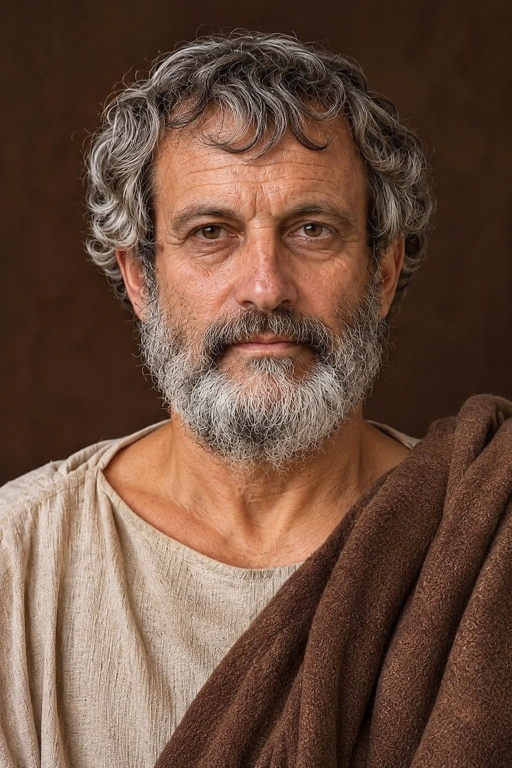
#> input picture assets/philosophers/aristotle.jpg, 1024 x 1536 px (shown at 1/2 size)
$ python -i generate_landmarks.py   (imports and definitions only)
#> lines starting #> are read from the running program, lines starting #| are printed output that depends on the picture
"""Genera los puntos faciales y la silueta que usa el avatar parlante del chat.

Uso:
    pip install mediapipe==0.10.14 pillow numpy
    python tools/generate_landmarks.py

Lee:     assets/philosophers/<id>.jpg   (retratos del chat)
Escribe: js/avatar-landmarks.js

Si cambias un retrato, vuelve a ejecutar este script.
"""
import json
import os
import sys

import mediapipe as mp
import numpy as np
from PIL import Image, ImageFilter

ROOT = sys.argv[1] if len(sys.argv) > 1 else os.path.dirname(os.path.dirname(os.path.abspath(__file__)))
IDS = ['socrates', 'plato', 'aristotle']
UP = [78, 191, 80, 81, 82, 13, 312, 311, 310, 415, 308]
LO = [78, 95, 88, 178, 87, 14, 317, 402, 318, 324, 308]

# [2 lines that did not run here, left out]
# [1 line that did not run here, left out]
# [1 line that did not run here, left out]


def person_mask(img, cols=48):
    """Silueta de la persona (1) vs fondo (0) en una cuadrícula pequeña, como texto de dígitos 0-9.
    Sirve para que la respiración y la cabeza muevan solo a la persona y no el fondo."""
    a = np.array(img)
    res = seg_pose.process(a)
    m = res.segmentation_mask if res.segmentation_mask is not None else selfie.process(a).segmentation_mask
    if m is None:
        return None
    mimg = Image.fromarray((np.clip(m, 0, 1) * 255).astype(np.uint8))
    mimg = mimg.filter(ImageFilter.GaussianBlur(radius=img.width * 0.008))
    rows = max(2, round(cols * img.height / img.width))
    small = np.asarray(mimg.resize((cols, rows), Image.BILINEAR)).astype(np.float32) / 255
    return {'cols': cols, 'rows': rows, 'data': ''.join(str(int(round(v * 9))) for v in small.flatten())}


out = {}
# [22 lines not run here, left out]

js = ('// Puntos faciales y silueta de cada retrato (generados con tools/generate_landmarks.py).\n'
      '// Si cambias un retrato, vuelve a ejecutar ese script.\n'
      'window.AVATAR_LANDMARKS = ' + json.dumps(out, separators=(',', ':')) + ';\n')
# [2 lines not run here, left out]

>>> import cv2
>>> picture = cv2.imread('../assets/philosophers/aristotle.jpg', cv2.IMREAD_GRAYSCALE)
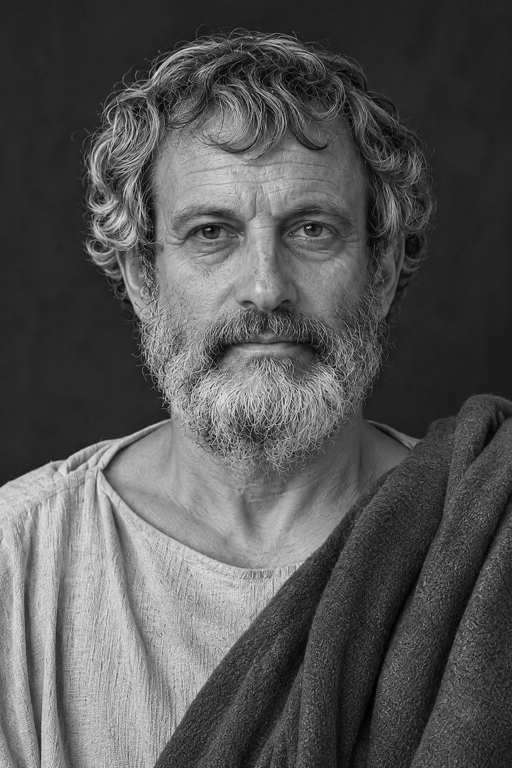
#> picture: shape (1536, 1024) (shown at 1/2 size); min 0, max 255, mean 84.9
>>> result = person_mask(picture)
#> (the run stopped early here; a loop or call above may not have finished)
